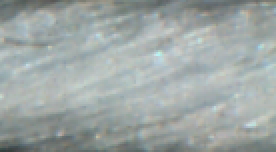
#> input picture images/1.png, 138 x 76 px (shown 2 times larger); its folder holds only this picture in this run
$ python -i detect_object.py   (imports and definitions only)
#> lines starting #> are read from the running program, lines starting #| are printed output that depends on the picture; after the words box and inside, x2 and y2 are one past the last pixel; in counts of white or black regions, pixels touching at a corner belong together
import numpy as np
import cv2
from PIL import Image, ImageEnhance
from glob import glob as gl
import PIL
import config as cf
cf.stt = 398
cf.show = False


# [52 lines left out: functions order_points, four_point_transform, not called in this run]

def show(img, name = "show"):
    if cf.show :
        max_height = 400
        max_width = 800
        h, w = img.shape[:2]
        r1 = max_height/h
        r2 = max_width/w
        r = min(r1, r2)
        img = cv2.resize(img, (int(w*r), int(h*r)))
        cv2.imshow(name, img)


def crop_object(file):
#> called with file = 'images/1.png'
    im = Image.open(file)
#> im is the input picture: PIL image 138x76 RGBA; mean R, G, B, A 157.9, 166.4, 164.8, 255
    img = np.array(im)
    h, w = img.shape[:2]
#> h = 76; w = 138
    img = img[h//3: 2*h//3]
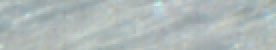
#> img: shape (25, 138, 4) (shown 2 times larger); mean R, G, B, A 174.7, 184.7, 184.2, 255
    img0 = img.copy()

    img_gray = cv2.cvtColor(img, cv2.COLOR_BGR2GRAY)
    ret, thresh = cv2.threshold(img_gray, 80, 255, cv2.THRESH_BINARY)
#> thresh: shape (25, 138); every value is 255
    # show(thresh, "thresh")
    kernel = np.ones((7, 7),np.uint8)
    opening = cv2.morphologyEx(thresh, cv2.MORPH_OPEN, kernel)
    # show(opening, "opening")

    blur = cv2.GaussianBlur(opening,(315, 115),0)
    # show(blur, "blur")

    ret, thresh2 = cv2.threshold(blur, 80, 255, cv2.THRESH_BINARY)
    ratio = np.sum(thresh2)/(255*img.shape[0]*img.shape[1])
#> ratio = 1
    spliter = int(img.shape[1]/(img.shape[0]*(ratio+0.1)))
#> spliter = 5
    thresh2[:, -50:]=0
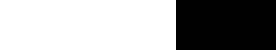
#> thresh2: shape (25, 138) (shown 2 times larger); 63.8% white; 1 black region, box (x1, y1, x2, y2) and area: (88, 0, 138, 25) 1250
    for i in range(spliter):
        pos = i*img_gray.shape[1]//(spliter)
        thresh2[:, pos:pos+50] = 0
#> this loop made 5 passes
#> pos on passes 1 to 5: 0, 27, 55, 82, 110
#> thresh2: shape (25, 138); every value is 0


    contours, hierarchy = cv2.findContours(thresh2, cv2.RETR_EXTERNAL, cv2.CHAIN_APPROX_NONE)
#> contours = []

    areas = []
    for contour in contours:
        areas.append(cv2.contourArea(contour))
#> this loop made 0 passes
#> after the loop, areas = []
    arg_max = np.argsort(np.array(areas))[::-1]
#> arg_max = empty array
    num = min(spliter-1, len(contours))
#> num = 0
    out = []
    boxes = []
    for i in range(num):
        index = arg_max[i]
        rect = cv2.minAreaRect(contours[index])
        box = cv2.boxPoints(rect)
        box = np.int0(box)
        cv2.drawContours(img,[box],0,(0,0,255), 15)
        warped = four_point_transform(img0, box)
        # show(warped, "warped "+str(i))
        boxes.append(order_points(box))
        out.append(warped)
#> after the loop, boxes = []; out = []
    show(img)
    return np.array(out), np.array(boxes)

# [75 lines left out: functions sort_box, padding_to_square, angle_calculate, sort_box, not called in this run]

# [9 lines not run here, left out]
    # cv2.waitKey(0)

    # cv2.destroyAllWindows()

>>> result = crop_object('images/1.png')
#> result = (empty array, empty array)
